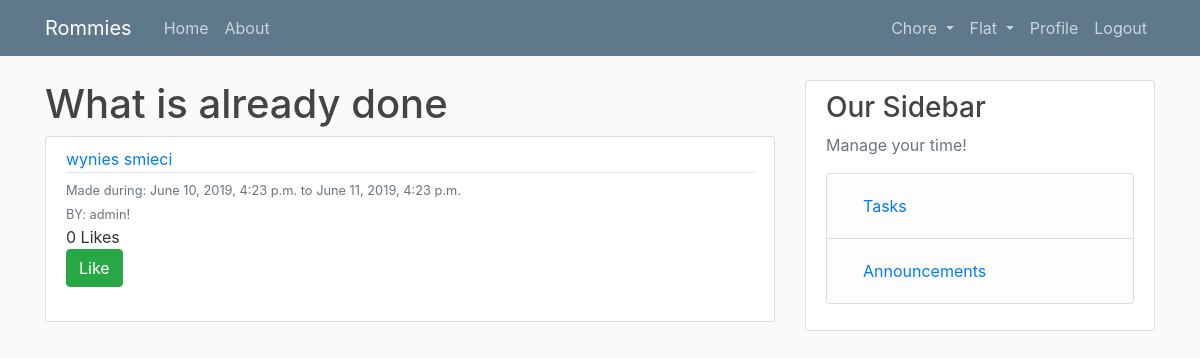
The page /done_chores/ (signed in) on the database as committed earlier.
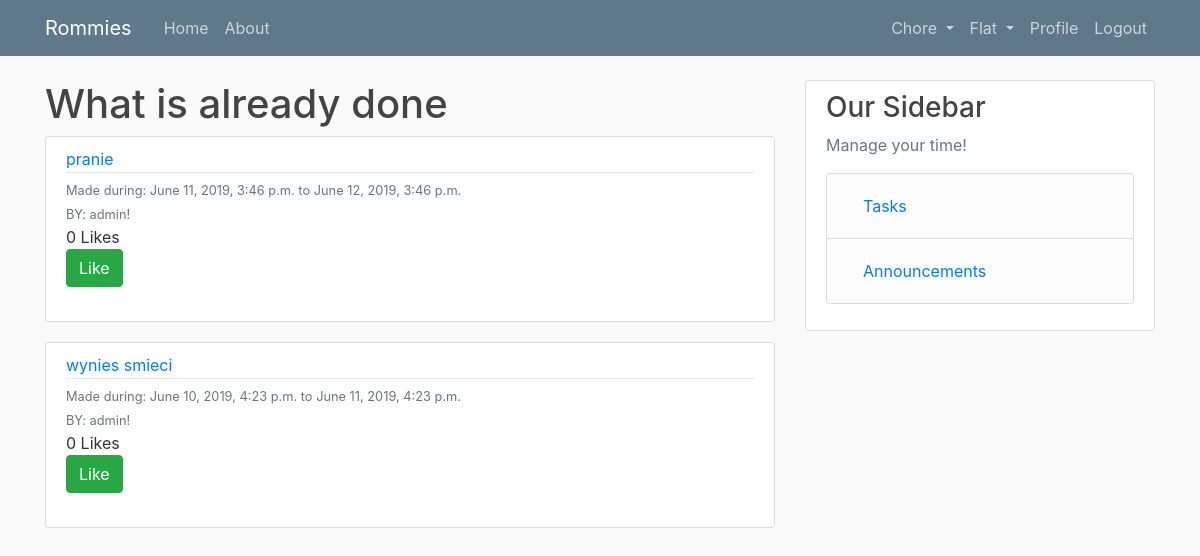
The same page on the database as committed later.
### flat/models.py (models this page shows)
class SpecificChore(models.Model):
    user = models.ForeignKey(User, on_delete=models.CASCADE)
    flat = models.ForeignKey(Flat, on_delete=models.CASCADE)
    start = models.DateTimeField()
    end = models.DateTimeField()
    name = models.CharField(max_length=100)
    completed = models.BooleanField(default=False)
    likes = models.ManyToManyField(User, related_name='likes', blank=True)
    def total_likes(self):
        return self.likes.count()

### users/models.py (models this page shows, shortened)
class Profile(models.Model):
    user = models.OneToOneField(User, on_delete=models.CASCADE)
    image = models.ImageField(default='default.jpg', upload_to='profile_pics')
    flats = models.ManyToManyField(Flat, related_name='profiles')
    active_flat = models.ForeignKey(Flat, null=True, default=None,
                                    on_delete=models.SET_DEFAULT,
                                    related_name='active_profiles')
    def __str__(self):
        return f'{self.user.username}!'

### flat/views.py (the view)
# urls.py: path('done_chores/', views.done_chores, name='done-chores'),
@login_required
def done_chores(request):
    if request.user.profile.active_flat is None:
        return redirect('new-flat')
    else:
        chores = SpecificChore.objects.filter(flat=request.user.profile.active_flat,
                                              completed=True).order_by('-start')
        is_liked = {}
        for chore in chores:
            if chore.likes.filter(id=request.user.id).exists():
                is_liked[chore] = (True, chore.total_likes())
            else:
                is_liked[chore] = (False, chore.total_likes())
        context = {
            'is_liked': is_liked,
            'user': request.user,
        }
        return render(request, 'flat/done_chores.html', context)

### flat/templates/flat/done_chores.html (shortened to what this page needs)
{% extends "flat/base.html" %}
{% block content %}
    <h1>What is already done</h1>
    {% for chore, like in is_liked.items %}
        <article class="media content-section">
          <div class="media-body">
            <div class="article-metadata">
              <a class="mr-2" href="#">{{ chore.name }}</a>
            </div>
               <small class="text-muted">
                   Made during: {{ chore.start }} to {{ chore.end }}
                   <br>
                   BY: {{ chore.user.profile }}
               </small>
          <br>
                {{ like.1 }} Likes
                <form action="{% url 'like_post' %}" method="post">
                    {% if like.0 %}
                        <button type="submit" name="post_id" value="{{ chore.id }}" class="btn btn-danger">Dislike</button>
                    {% else %}
                        <button type="submit" name="post_id" value="{{ chore.id }}" class="btn btn-success">Like</button>
                    {% endif %}
                </form>
              <br>
          </div>
        </article>
    {% endfor %}
{% endblock content %}

### flat/templates/flat/base.html (shortened to what this page needs)
{% load static %}
<!DOCTYPE html>
<html>
<head>
    <link rel="stylesheet" href="https://maxcdn.bootstrapcdn.com/bootstrap/4.0.0/css/bootstrap.min.css">
    <link rel="stylesheet" type="text/css" href="{% static 'flat/main.css' %}">
</head>
<body>
    <header class="site-header">
      <nav class="navbar navbar-expand-md navbar-dark bg-steel fixed-top">
        <div class="container">
          <a class="navbar-brand mr-4" href="{% url 'flat-home' %}">Rommies</a>
          <div class="collapse navbar-collapse" id="navbarToggle">
            <div class="navbar-nav mr-auto">
              <a class="nav-item nav-link" href="{% url 'flat-home' %}">Home</a>
              <a class="nav-item nav-link" href="{% url 'about-app' %}">About</a>
            </div>
            <div class="navbar-nav">
              {% if user.is_authenticated %}
                  <li class="nav-item dropdown">
                    <a class="nav-link dropdown-toggle" href="#" id="navbarDropdownMenuLink" data-toggle="dropdown" aria-haspopup="true" aria-expanded="false">
                      Chore
                    </a>
                  </li>
                  <li class="nav-item dropdown">
                    <a class="nav-link dropdown-toggle" href="#" id="navbarDropdownMenuLink" data-toggle="dropdown" aria-haspopup="true" aria-expanded="false">
                      Flat
                    </a>
                  </li>
                <a class="nav-item nav-link" href="{% url 'profile' %}">Profile</a>
                <a class="nav-item nav-link" href="{% url 'logout' %}">Logout</a>
              {% else %}
                <a class="nav-item nav-link" href="{% url 'login' %}">Login</a>
                <a class="nav-item nav-link" href="{% url 'register' %}">Register</a>
              {% endif %}
            </div>
          </div>
        </div>
      </nav>
    </header>
    <main role="main" class="container">
      <div class="row">
        <div class="col-md-8">
          {% block content %}{% endblock %}
        </div>
        <div class="col-md-4">
          <div class="content-section">
            <h3>Our Sidebar</h3>
            <p class='text-muted'>Manage your time!
              <ul class="list-group">
                <li class="list-group-item list-group-item-light">
                    <a class="nav-item nav-link" href="{% url 'your-chores' %}">Tasks</a>
                </li>
                <li class="list-group-item list-group-item-light">
                    <a class="nav-item nav-link" href="{% url 'flat-announcements' %}">Announcements</a>
                </li>
              </ul>
            </p>
          </div>
        </div>
      </div>
    </main>
</body>
</html>

### flat/static/flat/main.css (style rules this page uses)
body { background: #fafafa; color: #333333; margin-top: 5rem; }
h1, h2, h3, h4, h5, h6 { color: #444444; }
ul { margin: 0; }
.bg-steel { background-color: #5f788a; }
.site-header .navbar-nav .nav-link { color: #cbd5db; }
.content-section { background: #ffffff; padding: 10px 20px; border: 1px solid #dddddd; border-radius: 3px; margin-bottom: 20px; }
.article-metadata { padding-bottom: 1px; margin-bottom: 4px; border-bottom: 1px solid #e3e3e3 }
.list-group-item { color: black; }

Rows that differ between the two databases and show on the page:
added SpecificChore: name "pranie", start "June 11, 2019, 3:46 p.m.", end "June 12, 2019, 3:46 p.m.", user.profile "admin!", likes "0", {{ chore.id }} 14 (drawn)
